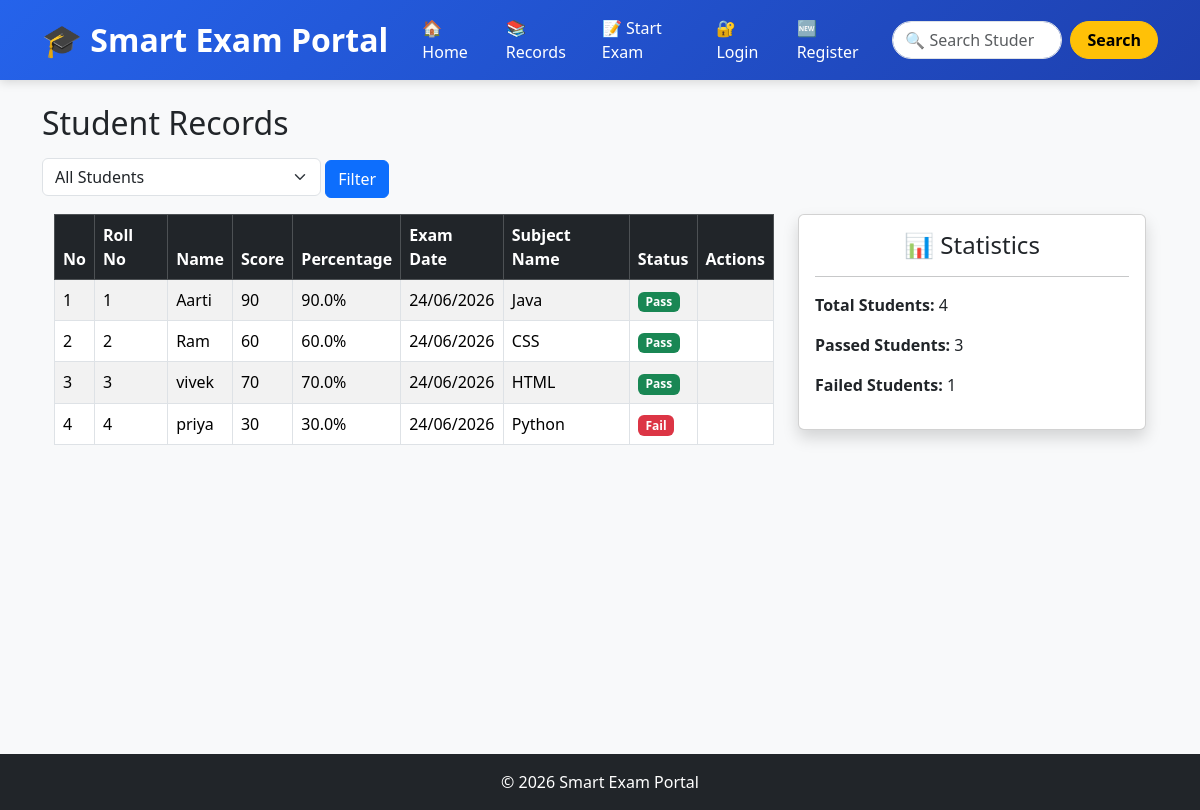
Page /records on the committed database.
### tables this page shows
CREATE TABLE students (
        id INTEGER PRIMARY KEY AUTOINCREMENT,
        roll_number INTEGER,
        student_name TEXT NOT NULL,
        subject_id INTEGER,
        score INTEGER,
        percentage REAL,
        exam_date TEXT,
        FOREIGN KEY(subject_id) REFERENCES subjects(id)
    );

CREATE TABLE subjects (
        id INTEGER PRIMARY KEY AUTOINCREMENT,
        name TEXT NOT NULL UNIQUE
    );

### app.py (the view, shortened to what this page needs)
@app.route("/records")
def records():
    status = request.args.get("status", "")
    conn = get_db()
    if status == "pass":
     students = conn.execute("""
      SELECT
        students.roll_number,
        students.student_name,
        students.score,
        students.percentage,
        students.exam_date,
        subjects.name AS subject_name
    FROM students
    LEFT JOIN subjects
        ON students.subject_id = subjects.id
    WHERE students.percentage >= 40
    """).fetchall()
    else:
        students = conn.execute("""
SELECT
    students.roll_number,
    students.student_name,
    students.score,
    students.percentage,
    students.exam_date,
    subjects.name AS subject_name
FROM students
LEFT JOIN subjects
ON students.subject_id = subjects.id
""").fetchall()
    conn.close()
    return render_template(
        "records.html",
        students=students
    )

### database.py (called while the page is built)
def get_db():
    conn = sqlite3.connect("myproject.db")
    conn.row_factory = sqlite3.Row
    return conn

### templates/records.html (shortened to what this page needs)
{% extends "base.html" %}
{% block content %}
<h2 class="mb-3">Student Records</h2>
<form method="GET" action="{{ url_for('records') }}" class="mb-3">
    <select name="status" class="form-select w-25 d-inline">
        <option value=""
    >
    All Students
</option>
    </select>
    <button type="submit" class="btn btn-primary">
        Filter
    </button>
</form>
<div class="container">
    <div class="row">
        <div class="col-md-8">
            <table class="table table-striped table-hover table-bordered">
                <thead class="table-dark">
                    <tr>
                        <th>No</th>
                        <th>Roll No</th>
                        <th>Name</th>
                        <th>Score</th>
                        <th>Percentage</th>
                        <th>Exam Date</th>
                        <th>Subject Name</th>
                        <th>Status</th>
                        <th>Actions</th>
                    </tr>
                </thead>
                <tbody>
                    {% for student in students %}
                    <tr>
                        <td>{{ loop.index }}</td>
                        <td>{{ student.roll_number }}</td>
                        <td>{{ student.student_name }}</td>
                        <td>{{ student.score }}</td>
                        <td>{{ student.percentage }}%</td>
                        <td>{{ student.exam_date }}</td>
                        <td>{{ student.subject_name }}</td>
                        <td>
                           {% if student.percentage >= 40 %}
                          <span class="badge bg-success">Pass</span>
                {% else %}
                          <span class="badge bg-danger">Fail</span>
                {% endif %}
                        </td>
<td>
                    {% endfor %}
                </tbody>
            </table>
        </div>
        <div class="col-md-4">
            <div class="card shadow">
                <div class="card-body">
                    <h4 class="text-center">📊 Statistics</h4>
                    <hr>
                    <p>
                        <strong>Total Students:</strong>
                        {{ students|length }}
                    </p>
                    <p>
                        <strong>Passed Students:</strong>
                        {{ students|selectattr('percentage', 'ge', 40)|list|length }}
                    </p>
                    <p>
                        <strong>Failed Students:</strong>
                        {{ students|selectattr('percentage', 'lt', 40)|list|length }}
                    </p>
                </div>
            </div>
        </div>
    </div>
</div>
{% endblock %}

### templates/base.html (shortened to what this page needs)
<!DOCTYPE html>
<html lang="en">
<head>
    <link href="https://cdn.jsdelivr.net/npm/bootstrap@5.3.3/dist/css/bootstrap.min.css" rel="stylesheet">
</head>
<body>
<nav class="navbar navbar-expand-lg navbar-dark">
    <div class="container">
        <a class="navbar-brand" href="{{ url_for('home') }}">
            🎓 Smart Exam Portal
        </a>
        <div class="collapse navbar-collapse justify-content-end"
             id="navbarContent">
            <ul class="navbar-nav align-items-center">
                <li class="nav-item">
                    <a class="nav-link"
                       href="{{ url_for('home') }}">
                        🏠 Home
                    </a>
                </li>
                <li class="nav-item">
                    <a class="nav-link"
                       href="{{ url_for('records') }}">
                        📚 Records
                    </a>
                </li>
                <li class="nav-item">
                    <a class="nav-link"
                       href="{{ url_for('exam') }}">
                        📝 Start Exam
                    </a>
                </li>
                 {% if session.get('username') %}
<li class="nav-item me-2">
    <span class="badge bg-warning text-dark fs-6 p-2">
        👤 {{ session['username'] }}
    </span>
</li>
<li class="nav-item">
    <a class="nav-link"
       href="{{ url_for('logout') }}">
        🚪 Logout
    </a>
</li>
{% else %}
<li class="nav-item">
    <a class="nav-link"
       href="{{ url_for('login') }}">
        🔐 Login
    </a>
</li>
<li class="nav-item">
    <a class="nav-link"
       href="{{ url_for('register') }}">
        🆕 Register
    </a>
</li>
{% endif %}
            </ul>
            <form class="d-flex ms-lg-3 mt-2 mt-lg-0 position-relative"
                  action="{{ url_for('search') }}"
                  method="GET">
                <input
                    id="searchInput"
                    class="form-control me-2 rounded-pill search-input"
                    type="search"
                    placeholder="🔍 Search Student"
                    name="q"
                    autocomplete="off">
                <button
                    class="btn btn-warning fw-bold rounded-pill px-3 search-btn"
                    type="submit">
                    Search
                </button>
            </form>
        </div>
    </div>
</nav>
<div class="container mt-4 main-content">
    {% block content %}
    {% endblock %}
</div>
<footer class="bg-dark text-white text-center p-3">
    © 2026 Smart Exam Portal
</footer>
</body>
</html>

### templates/base.html (style rules this page uses)
body { background-color:#f8f9fa; }
.navbar { background: linear-gradient(135deg, #2563eb, #1e40af); padding: 8px 0; box-shadow: 0 2px 10px rgba(0,0,0,0.15); }
.navbar-brand { font-size: 32px; font-weight: 700; }
.nav-link { color:white !important; font-weight:500; margin-left:10px; transition: all 0.3s ease; }
.search-input { width:170px; height:38px; }
.search-btn { transition: all 0.3s ease; }
.main-content { min-height:75vh; }
footer { margin-top:50px; }

### rows in the picture
students: roll_number "1", student_name "Aarti", score "90", percentage "90.0", exam_date "24/06/2026", subject_name "Java", shows "Pass"
students: roll_number "2", student_name "Ram", score "60", percentage "60.0", exam_date "24/06/2026", subject_name "CSS", shows "Pass"
students: roll_number "3", student_name "vivek", score "70", percentage "70.0", exam_date "24/06/2026", subject_name "HTML", shows "Pass"
students: roll_number "4", student_name "priya", score "30", percentage "30.0", exam_date "24/06/2026", subject_name "Python", shows "Fail"

### other values in the picture
{{ students|length }} "4"
{{ students|selectattr('percentage', 'ge', 40)|list|length }} "3"
{{ students|selectattr('percentage', 'lt', 40)|list|length }} "1"
